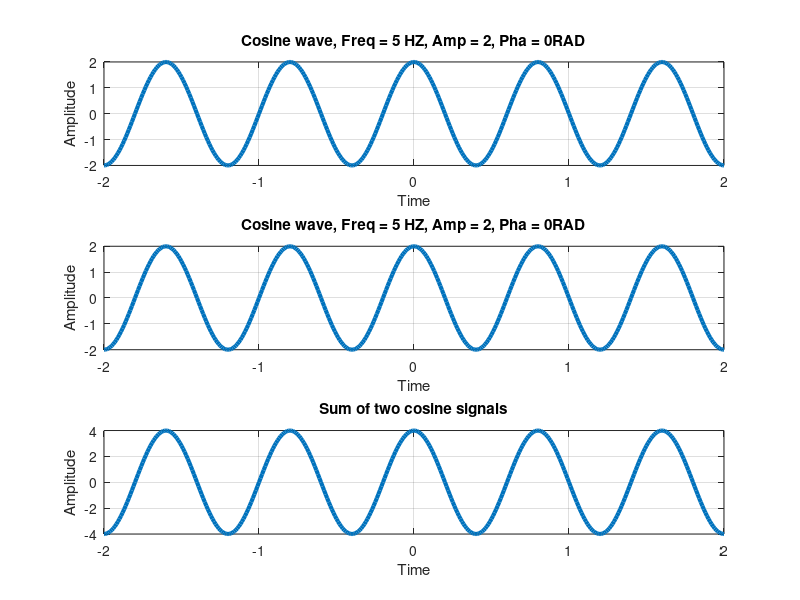

This figure's MATLAB source:
fre1 = input('Enter frequency for first signal....');
fre2 = input('Enter frequency for second signal....');
t=-2:0.01:2;
x1=2*cos(fre1*pi*0.5*t);
x2=2*cos(fre2*pi*0.5*t);
resultant=x1+x2;
subplot(3,1,1);
plot(t,x1,'linewidth',3);
grid;
ylabel('Amplitude');
xlabel('Time');
title(sprintf('Cosine wave, Freq = %i HZ, Amp = 2, Pha = 0RAD', fre1));
subplot(3,1,2);
plot(t,x2,'linewidth',3);
grid;
ylabel('Amplitude');
xlabel('Time');
title(sprintf('Cosine wave, Freq = %i HZ, Amp = 2, Pha = 0RAD', fre2));
subplot(3,1,3);
plot(t,resultant,'linewidth',3);
grid;
ylabel('Amplitude');
xlabel('Time');
title('Sum of two cosine signals');
